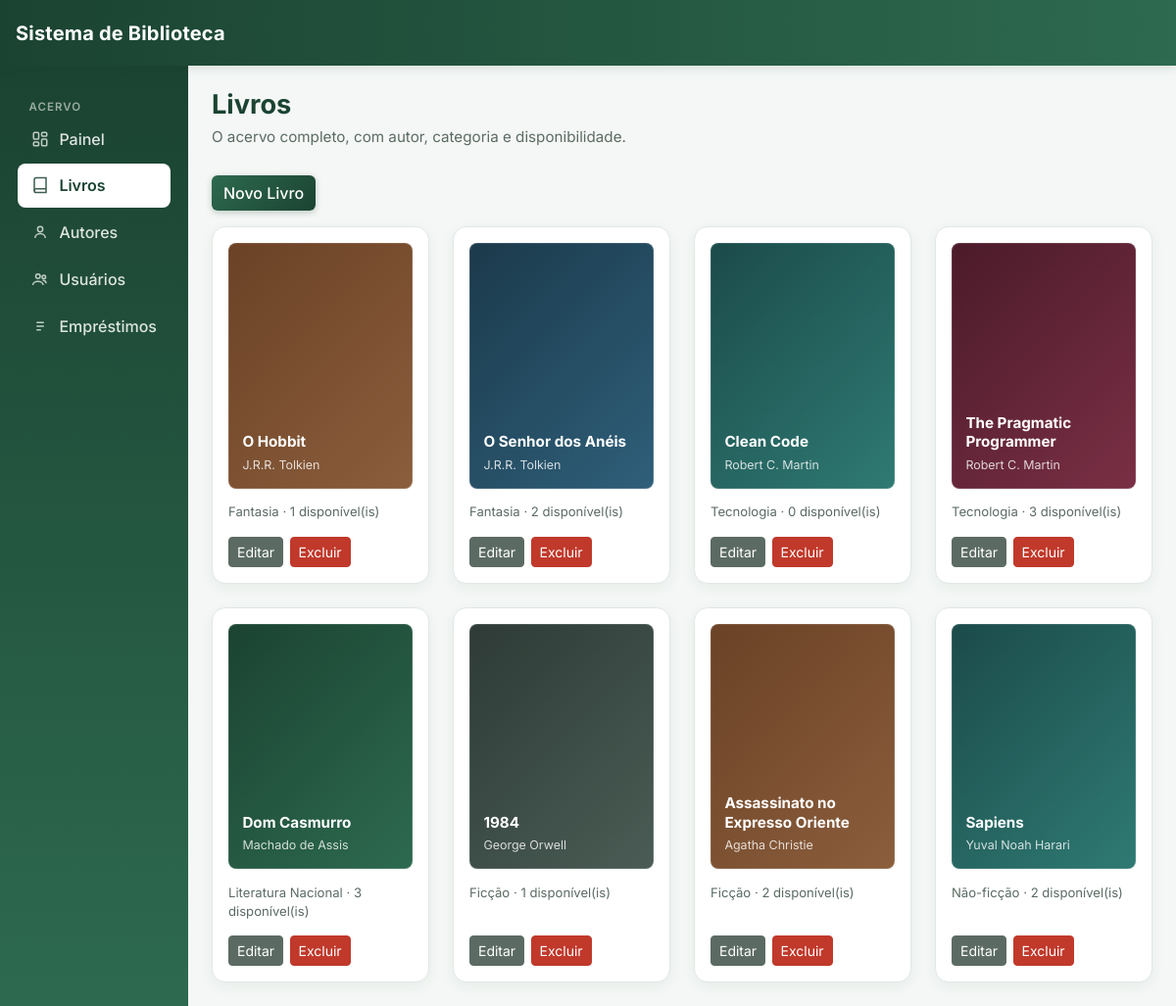
The page /pages/livros.php on the database its author committed.
### tables this page shows
CREATE TABLE livros (
    id INT AUTO_INCREMENT PRIMARY KEY,
    titulo VARCHAR(150) NOT NULL,
    autor_id INT,
    categoria_id INT,
    quantidade_total INT DEFAULT 1,
    quantidade_disponivel INT DEFAULT 1,
    FOREIGN KEY (autor_id) REFERENCES autores(id),
    FOREIGN KEY (categoria_id) REFERENCES categorias(id)
);

CREATE TABLE autores (
    id INT AUTO_INCREMENT PRIMARY KEY,
    nome VARCHAR(120) NOT NULL
);

CREATE TABLE categorias (
    id INT AUTO_INCREMENT PRIMARY KEY,
    nome VARCHAR(80) NOT NULL
);

### includes/funcoes.php (called while the page is built, shortened)
<?php
function corCapa($titulo) {
    return (crc32($titulo) % 6) + 1;
}

### pages/livros.php (the view, shortened to what this page needs)
<?php
require_once __DIR__ . '/../includes/conexao.php';
require_once __DIR__ . '/../includes/funcoes.php';
$livros = mysqli_query($conexao, "
    SELECT l.*, a.nome AS autor, c.nome AS categoria
    FROM livros l
    LEFT JOIN autores a ON a.id = l.autor_id
    LEFT JOIN categorias c ON c.id = l.categoria_id
");
require_once __DIR__ . '/../includes/header.php';
require_once __DIR__ . '/../includes/sidebar.php';
?>
<div class="container-fluid p-4">
  <h1>Livros</h1>
  <p class="subtitulo">O acervo completo, com autor, categoria e disponibilidade.</p>
  <button class="btn btn-primary mb-3" data-bs-toggle="modal" data-bs-target="#modalLivro">
    Novo Livro
  </button>
  <?php if (mysqli_num_rows($livros) === 0): ?>
    <p class="text-muted">Nenhum livro cadastrado ainda.</p>
  <?php else: ?>
  <div class="row row-cols-1 row-cols-sm-2 row-cols-md-3 row-cols-lg-4 g-4">
    <?php while ($livro = mysqli_fetch_assoc($livros)): ?>
    <div class="col">
      <div class="livro-card">
        <div class="capa-livro capa-<?= corCapa($livro['titulo']) ?>">
          <span class="capa-titulo"><?= htmlspecialchars($livro['titulo']) ?></span>
          <span class="capa-autor"><?= htmlspecialchars($livro['autor'] ?? 'Autor desconhecido') ?></span>
        </div>
        <div class="livro-meta">
          <?= htmlspecialchars($livro['categoria'] ?? 'Sem categoria') ?> ·
          <?= (int)$livro['quantidade_disponivel'] ?> disponível(is)
        </div>
        <div class="livro-acoes">
          <a href="?editar=<?= $livro['id'] ?>" class="btn btn-sm btn-secondary">Editar</a>
          <a href="?excluir=<?= $livro['id'] ?>" class="btn btn-sm btn-danger"
             onclick="return confirm('Excluir este livro? Essa ação não pode ser desfeita.')">Excluir</a>
        </div>
      </div>
    </div>
    <?php endwhile; ?>
  </div>
  <?php endif; ?>
</div>
<?php require_once __DIR__ . '/../includes/footer.php'; ?>

### assets/css/estilo.css (style rules this page uses)
:root { --primary: #1B4332; --primary-mid: #2D6A4F; --primary-light: #40916C; --accent-soft: #D8F3DC; --bg: #F4F7F5; --border: #E1E8E4; --text: #1B1F1D; --text-muted: #5B6B63; --danger: #C0392B; --danger-soft: #FBEAE8; --success: #2D6A4F; }
body { background: var(--bg); color: var(--text); font-family: 'Inter', system-ui, sans-serif; }
h1 { font-size: 1.7rem; font-weight: 700; margin-bottom: 0.3rem; color: var(--primary); }
.subtitulo { color: var(--text-muted); margin-bottom: 1.75rem; font-size: 0.95rem; }
.btn-primary { background: linear-gradient(135deg, var(--primary-mid), var(--primary)); border: none; font-weight: 500; box-shadow: 0 2px 6px rgba(27, 67, 50, 0.25); }
.btn-danger { background-color: var(--danger); border-color: var(--danger); }
.btn-secondary { background-color: var(--text-muted); border-color: var(--text-muted); }
.livro-card { background: #fff; border: 1px solid var(--border); border-radius: 14px; padding: 1rem; box-shadow: 0 4px 14px rgba(27, 67, 50, 0.06); height: 100%; display: flex; flex-direction: column; }
.capa-livro { aspect-ratio: 3 / 4; border-radius: 8px; display: flex; flex-direction: column; justify-content: flex-end; padding: 0.9rem; color: #fff; margin-bottom: 0.9rem; box-shadow: inset 0 0 0 1px rgba(255, 255, 255, 0.12); }
.capa-livro .capa-titulo { font-weight: 700; font-size: 0.95rem; line-height: 1.3; display: -webkit-box; -webkit-line-clamp: 3; -webkit-box-orient: vertical; overflow: hidden; }
.capa-livro .capa-autor { font-size: 0.78rem; opacity: 0.8; margin-top: 0.3rem; }
.livro-meta { font-size: 0.82rem; color: var(--text-muted); margin-bottom: 0.9rem; }
.livro-acoes { margin-top: auto; display: flex; gap: 0.4rem; }
.capa-1 { background: linear-gradient(135deg, #1B4332, #2D6A4F); }
.capa-2 { background: linear-gradient(135deg, #1B4B4A, #2F7A73); }
.capa-3 { background: linear-gradient(135deg, #6B4226, #8B5E3C); }
.capa-4 { background: linear-gradient(135deg, #1B3A4B, #2F5F7A); }
.capa-5 { background: linear-gradient(135deg, #4B1B2A, #7A2F45); }
.capa-6 { background: linear-gradient(135deg, #2E3B36, #4A5C55); }

### rows shown on the page
livros: titulo "O Hobbit", autor.nome "J.R.R. Tolkien", categoria.nome "Fantasia", quantidade_disponivel "1"
livros: titulo "O Senhor dos Anéis", autor.nome "J.R.R. Tolkien", categoria.nome "Fantasia", quantidade_disponivel "2"
livros: titulo "Clean Code", autor.nome "Robert C. Martin", categoria.nome "Tecnologia", quantidade_disponivel "0"
livros: titulo "The Pragmatic Programmer", autor.nome "Robert C. Martin", categoria.nome "Tecnologia", quantidade_disponivel "3"
livros: titulo "Dom Casmurro", autor.nome "Machado de Assis", categoria.nome "Literatura Nacional", quantidade_disponivel "3"
livros: titulo "1984", autor.nome "George Orwell", categoria.nome "Ficção", quantidade_disponivel "1"
livros: titulo "Assassinato no Expresso Oriente", autor.nome "Agatha Christie", categoria.nome "Ficção", quantidade_disponivel "2"
livros: titulo "Sapiens", autor.nome "Yuval Noah Harari", categoria.nome "Não-ficção", quantidade_disponivel "2"
